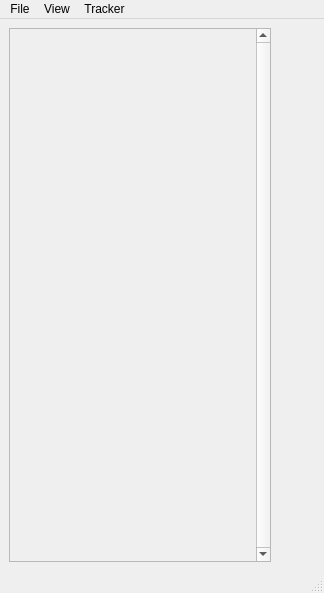
<?xml version="1.0" encoding="UTF-8"?>
<ui version="4.0">
 <class>MainWindow</class>
 <widget class="QMainWindow" name="MainWindow">
  <property name="geometry">
   <rect>
    <x>0</x>
    <y>0</y>
    <width>324</width>
    <height>593</height>
   </rect>
  </property>
  <property name="windowTitle">
   <string>MainWindow</string>
  </property>
  <widget class="QWidget" name="centralwidget">
   <property name="minimumSize">
    <size>
     <width>0</width>
     <height>552</height>
    </size>
   </property>
   <layout class="QHBoxLayout" name="horizontalLayout_2">
    <item>
     <widget class="QScrollArea" name="logicTrackerScrollArea">
      <property name="sizePolicy">
       <sizepolicy hsizetype="Expanding" vsizetype="MinimumExpanding">
        <horstretch>0</horstretch>
        <verstretch>0</verstretch>
       </sizepolicy>
      </property>
      <property name="verticalScrollBarPolicy">
       <enum>Qt::ScrollBarAlwaysOn</enum>
      </property>
      <property name="horizontalScrollBarPolicy">
       <enum>Qt::ScrollBarAlwaysOff</enum>
      </property>
      <property name="sizeAdjustPolicy">
       <enum>QAbstractScrollArea::AdjustToContents</enum>
      </property>
      <property name="widgetResizable">
       <bool>true</bool>
      </property>
      <widget class="QWidget" name="logicTrackerScrollContent">
       <property name="geometry">
        <rect>
         <x>0</x>
         <y>0</y>
         <width>241</width>
         <height>532</height>
        </rect>
       </property>
       <property name="sizePolicy">
        <sizepolicy hsizetype="Preferred" vsizetype="Minimum">
         <horstretch>0</horstretch>
         <verstretch>0</verstretch>
        </sizepolicy>
       </property>
       <property name="minimumSize">
        <size>
         <width>0</width>
         <height>532</height>
        </size>
       </property>
       <layout class="QGridLayout" name="gridLayout">
        <item row="0" column="0">
         <layout class="QVBoxLayout" name="logicTrackerLayout">
          <item>
           <spacer name="verticalSpacer">
            <property name="orientation">
             <enum>Qt::Vertical</enum>
            </property>
            <property name="sizeHint" stdset="0">
             <size>
              <width>20</width>
              <height>40</height>
             </size>
            </property>
           </spacer>
          </item>
         </layout>
        </item>
       </layout>
      </widget>
     </widget>
    </item>
    <item>
     <widget class="QWidget" name="widget" native="true">
      <layout class="QGridLayout" name="gridLayout_2">
       <item row="0" column="0">
        <layout class="QVBoxLayout" name="itemTrackerLayout">
         <item>
          <spacer name="verticalSpacer_2">
           <property name="orientation">
            <enum>Qt::Vertical</enum>
           </property>
           <property name="sizeHint" stdset="0">
            <size>
             <width>20</width>
             <height>40</height>
            </size>
           </property>
          </spacer>
         </item>
        </layout>
       </item>
      </layout>
     </widget>
    </item>
   </layout>
  </widget>
  <widget class="QMenuBar" name="menubar">
   <property name="geometry">
    <rect>
     <x>0</x>
     <y>0</y>
     <width>324</width>
     <height>21</height>
    </rect>
   </property>
   <widget class="QMenu" name="menuFile">
    <property name="title">
     <string>File</string>
    </property>
    <addaction name="actionNew_Tracker"/>
    <addaction name="actionOpen_Track"/>
    <addaction name="actionSave_Track"/>
    <addaction name="separator"/>
    <addaction name="actionQuit"/>
   </widget>
   <widget class="QMenu" name="menuView">
    <property name="title">
     <string>View</string>
    </property>
    <addaction name="actionShow_Streaming_Popout"/>
   </widget>
   <widget class="QMenu" name="menuTracker">
    <property name="title">
     <string>Tracker</string>
    </property>
    <widget class="QMenu" name="menuGame_Data">
     <property name="title">
      <string>Game Data</string>
     </property>
    </widget>
    <addaction name="menuGame_Data"/>
   </widget>
   <addaction name="menuFile"/>
   <addaction name="menuView"/>
   <addaction name="menuTracker"/>
  </widget>
  <widget class="QStatusBar" name="statusbar"/>
  <action name="actionNew_Tracker">
   <property name="text">
    <string>New Track</string>
   </property>
  </action>
  <action name="actionOpen_Track">
   <property name="text">
    <string>Open Track</string>
   </property>
  </action>
  <action name="actionSave_Track">
   <property name="text">
    <string>Save Track</string>
   </property>
  </action>
  <action name="actionQuit">
   <property name="text">
    <string>Quit</string>
   </property>
  </action>
  <action name="actionShow_Streaming_Popout">
   <property name="checkable">
    <bool>true</bool>
   </property>
   <property name="text">
    <string>Show Streaming Popout</string>
   </property>
  </action>
 </widget>
 <resources/>
 <connections/>
</ui>
